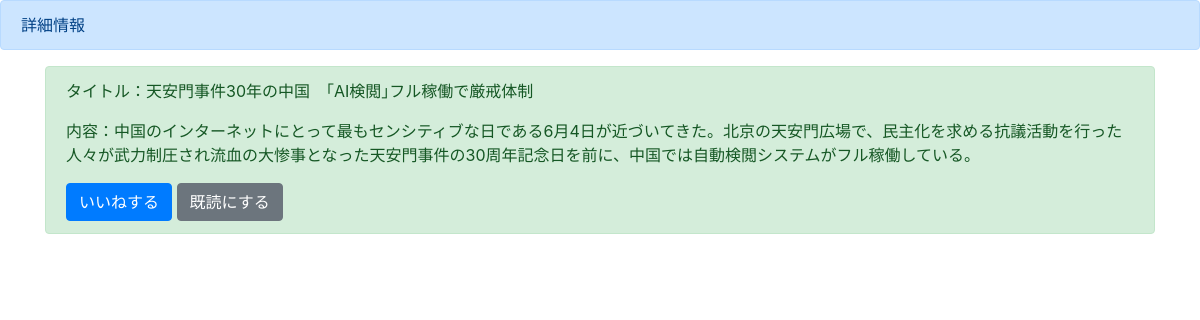
/detail/3, run on the app's committed database.
### boardapp/models.py (models this page shows)
class BoardModel(models.Model):
    title = models.CharField(max_length=500)
    content = models.TextField()
    good = models.IntegerField(null=True, blank=True, default=0)
    read = models.IntegerField(null=True, blank=True, default=0)
    readtext = models.CharField(max_length=4000, null=True, blank=True, default='a')
    date = models.DateField()
    url = models.URLField(null=True, blank=True, default="")

### boardapp/views.py (the view)
# urls.py: path('detail/<int:pk>', NewsDetail.as_view(), name='detail'),
class NewsDetail(DetailView):
    template_name = 'detail.html'
    model = BoardModel
    url = model.url
    print(url)

### templates/detail.html (shortened to what this page needs)
{% extends 'base.html' %}
{% block header %}
<div class="alert alert-primary" role="alert">
 詳細情報
</div>
{% endblock header %}
{% block content %}
<div class='container'>
    <div class="alert alert-success" role="alert">
        <p>タイトル：{{object.title}}</p>
        <p>内容：{{object.content | linebreaksbr }}</p>
        <a href="#" class="btn btn-primary" role="button" aria-pressed="true">いいねする</a>
        <a href="#" class="btn btn-secondary" role="button" aria-pressed="true">既読にする</a>
    </div>
</div>
{% endblock content %}

### data on the page
BoardModel: title "天安門事件30年の中国 ｢AI検閲｣フル稼働で厳戒体制", content "中国のインターネットにとって最もセンシティブな日である6月4日が近づいてきた。北京の天安門広場で、民主化を求める抗議活動を行った人々が武力制圧され流血の大惨事となった天安門事件の30周年記念日を前に、中国では自動検閲システムがフル稼働している。"
